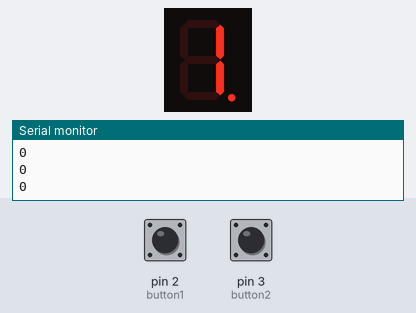
The sketch below on a simulated Arduino Uno, built with avr-gcc and run on an emulated ATmega328P. Shown: 1-digit seven-segment display, the last lines printed to the serial monitor. Wiring (inferred from the names in the program): 1-digit 7-segment display, segments lit when HIGH: segments pin 7, pin 8, pin 9, pin 10, pin 11, pin 12, pin 13, pin 6. Inputs (shaded band) come from the test bench; at power-on: pin 3 (button2) HIGH, pin 2 (button1) HIGH. Random numbers use the default seed unless the sketch sets one; the segment pins are drawn as the display they are named for.

Above: at 1.2 s.
1.3 s: pin 3 (button2) pulled LOW for 0.15 s
At 1.7 s:
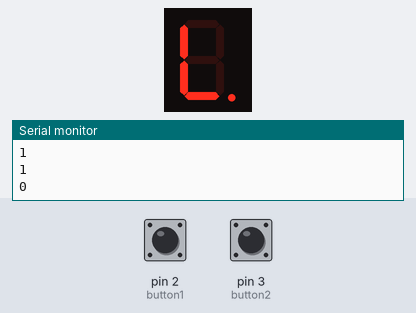
2.9 s: pin 2 (button1) pulled LOW for 0.15 s
At 4.1 s:
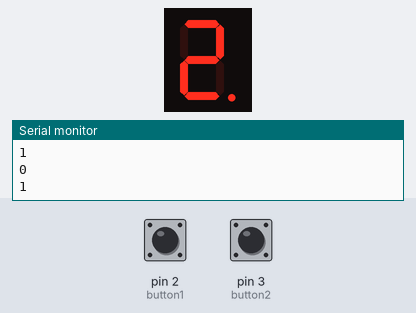
4.5 s: pin 2 (button1) pulled LOW for 1 s
At 5.3 s:
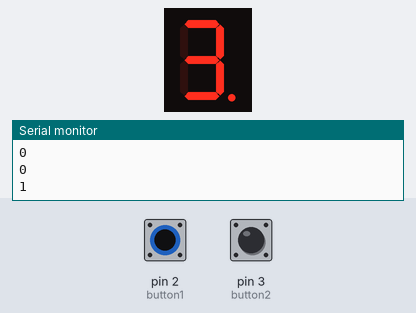
7.0 s: pin 3 (button2) pulled LOW for 1 s
At 8.4 s:
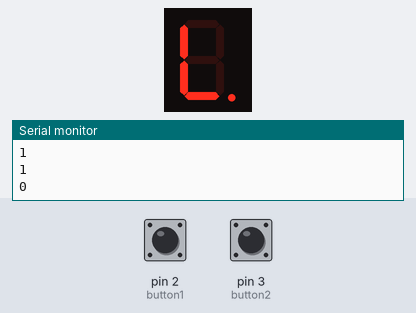
Timing chart, 0 to 10.0 s (numbered marks = the images above; inputs shaded):
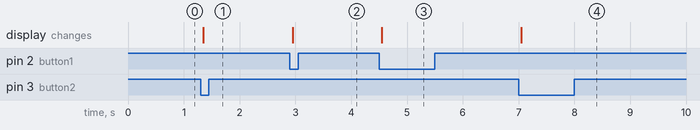

The sketch:

13__________.ino
```cpp
#define button1 2
#define button2 3
int buttonState1 = HIGH;
int buttonState2 = HIGH;
int bitPattern[13] = {
  B01111111,
  B00001101,
  B10110111,
  B10011111,
  B11001101,
  B11011011,
  B11111011,
  B00001111,
  B11111111,
  B11011111,
  B01110001,
  B01111011,
  B01111111
};
int ans;
const byte numPins = 8;
const int segmentPins[8] = {6, 7, 8, 9, 10, 11, 12, 13};
int lastButtonState[2] = {HIGH, HIGH};
int buttonState[2] = {HIGH, HIGH};
int button[2] = {button1, button2};
int reading[2];
long long lastDebounceTime[2] = {0, 0};
int Delay = 50;
int num = 1;
long long coolTime[2] = {0, 0};
int tmp;

void setup () {
  Serial.begin(9600);
  for (int i = 0; i < numPins; i++)
        pinMode(segmentPins[i], OUTPUT);

    pinMode(button1, INPUT_PULLUP);
    pinMode(button2, INPUT_PULLUP);

    randomSeed(analogRead(A0));
    ans = random(1, 10);
    Serial.print("ans = ");
    Serial.println(ans);

    Show(1);
    //Serial.println(ans);
}
void randomAns(){
    ans = random(1, 10);
    Serial.print("ans = ");
    Serial.println(ans);
}
void debounce(int it){

    reading[it] = digitalRead(button[it]);
    //Serial.println(reading);
    if(lastButtonState[it] != reading[it]){
        lastDebounceTime[it] = millis();
        //Serial.println("pressed button A");
    }

    if(millis() - lastDebounceTime[it] > Delay){
        buttonState[it] = reading[it];
    }

    lastButtonState[it] = reading[it];
}

void Show(int number){
  if(number < 10)
  Serial.println(number);
  for(int i = 0; i < 8; i++){
    int isBitSet = bitRead(bitPattern[number], i);
    digitalWrite(segmentPins[i], isBitSet);
    Serial.println(isBitSet);
  }
}

void pressedA(){
    if(millis() - coolTime[0] > Delay){
      num = (num % 9) + 1;
      Show(num);
    }

    coolTime[0] = millis();
}

void pressedB(){
  if(millis() - coolTime[1] > Delay){
    if(num < ans){
        tmp = 10;
        Serial.println("Less Than");
     }
     else if(num > ans){
         tmp = 11;
         Serial.println("Greater Than");
     }
     else{
         tmp = 12;
        Serial.println("Equal");
        randomAns();
     }
    Show(tmp);
  }

  coolTime[1] = millis();
}

void loop() {
    //int reading = digitalRead(button1);
    debounce(0);
    debounce(1);

  //Serial.print("ans ======== ");
    //Serial.println(ans);

  if(buttonState[0] == LOW){
    //Serial.println("AAAAAAAAAAA");
    pressedA();
  }
  if(buttonState[1] == LOW){
    //Serial.println("BBBBBBBBBBB");
    pressedB();
  }
}
```

Measured:
- after the input at 1.3 s, the display: changes after 0.05 s (image 1)
- after the input at 2.9 s, the display: changes after 0.05 s (image 2)
- after the input at 4.5 s, the display: changes after 0.05 s (image 3)
- after the input at 7.0 s, the display: changes after 0.05 s (image 4)
